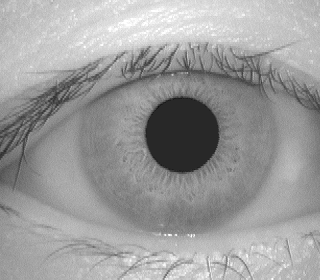
#> input picture CASIA Iris Image Database (version 1.0)/001/1/001_1_1.bmp, 320 x 280 px
$ python -i IrisLocalization.py   (imports and definitions only)
#> lines starting #> are read from the running program, lines starting #| are printed output that depends on the picture; after the words box and inside, x2 and y2 are one past the last pixel; in counts of white or black regions, pixels touching at a corner belong together
import numpy as np
import os
import cv2
import matplotlib.pyplot as plt
from scipy.ndimage.filters import gaussian_laplace

'''
Detecting pupil and outer boundary of iris.
You can choose other iris localization methods if they work better.
'''

def IrisLocalization(image):
    img_gray = cv2.cvtColor(image, cv2.COLOR_BGR2GRAY)

    # projection profiles to find the center coordinates of a pupil (STEP1)
    x_p, y_p, _ = projectionProfile(img_gray, 160, 140, 320, 280)

    # update the center coordinate of the pupil (STEP2)
    ## create binary image around the pupil
    x_p2, y_p2, img_bi2 = projectionProfile(img_gray, x_p, y_p, 120, 120)

    # update again for accuracy (STEP3)
    x_p3, y_p3, img_bi3 = projectionProfile(img_gray, x_p2, y_p2, 120, 120)

    # calculate radius of inner boundary (pupil)
    minx = x_p3 - x_p2 + 60
    miny = y_p3 - y_p2 + 60

    mask = np.where(img_bi3>0, 1, 0)

    # let radius be the average of predicted radius along vertical and horizontal directions
    radius_x = (120 - sum(mask[minx])) / 2
    radius_y = (120 - sum(mask[miny])) / 2
    radius = int((radius_x + radius_y) / 2)


    # detect inner boundary (pupil) using Hough Transform

    # narrow down the image not to detect wrong circles
    img_120 = img_gray[y_p3-60:y_p3+60, x_p3-60:x_p3+60]
    _,img_bi = cv2.threshold(img_120, 127, 255, cv2.THRESH_BINARY)

    # use edge image so that detect iris correctly
    img_edge = gaussian_laplace(img_bi, sigma=3)

    # apply Hough Transform
    mind = 10000
    for i in range(1,5):
        circles_in = cv2.HoughCircles(img_edge,cv2.HOUGH_GRADIENT,1,100,
                                param1=50,param2=10,minRadius=radius-i,maxRadius=radius+i)
        if type(circles_in) != type(None):
            d = np.sqrt((circles_in[0,0,0] - x_p3)**2 + (circles_in[0,0,1] - y_p3)**2 + (circles_in[0,0,2] - radius)**2)
            if mind > d: # find nearest circle if it has several candidates
                mind = d
                innercircle = circles_in

    innercircle = np.uint8(innercircle[0,0]) # image data needs to be integer

    # detect outer boundary using Hough transform

    # narrow down the image not to detect wrong circles
    img_260 = img_gray[y_p3-130:y_p3+130, x_p3-130:x_p3+130]
    _,img_bi2 = cv2.threshold(img_260, 127, 255, cv2.THRESH_BINARY)

    # use edge image so that detect iris correctly
    img_edge2 = gaussian_laplace(img_bi2, sigma=3)

    # apply Hough Transform
    mind = 10000
    for i in range(1,5):
        circles_out = cv2.HoughCircles(img_edge,cv2.HOUGH_GRADIENT,1,100,
                                param1=50,param2=10,minRadius=70,maxRadius=120)
        if type(circles_out) != type(None):
            d = np.sqrt((circles_in[0,0,0] - x_p3)**2 + (circles_in[0,0,1] - y_p3)**2)
            if mind > d: # find nearest circle if it has several candidates
                mind = d
                outercircle = circles_out

    outercircle = np.uint8(outercircle[0,0]) # image data needs to be integer

    return innercircle, outercircle


# define a function for projection profile because of repeatitive use
def projectionProfile(image, xp, yp, width, height):
    '''
    image: target image
    xp, yp: center point used when trimming the target image
    width, height: width and height in which we want to trimming the target image
    '''
    w = int(width/2)
    h = int(height/2)
    # trim the target image
    img = image[yp-h:yp+h, xp-w:xp+w]

    # create the binary image
    _,img_binary = cv2.threshold(img, 70, 255, cv2.THRESH_BINARY)

    # implement projection profile
    vertical = img_binary.sum(axis=0)
    horizontal = img_binary.sum(axis=1)

    # find a coordinate whose procection profiles are minima
    x_p = np.argmin(vertical) + xp - w
    y_p = np.argmin(horizontal) + yp - h

    return x_p, y_p, img_binary

>>> import cv2
>>> picture = cv2.imread('../CASIA Iris Image Database (version 1.0)/001/1/001_1_1.bmp')
#> picture is the input picture: shape (280, 320, 3); min 18, max 255, mean 155.9
>>> result = IrisLocalization(picture)
#> in projectionProfile, `_,img_binary = cv2.threshold(img, 70, 255, cv2.THRESH_BINARY)`:
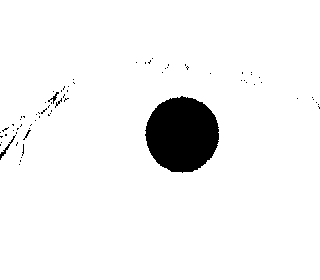
#> img_binary: shape (280, 320); 94.8% white; 72 black regions (68 under 20 px), largest, box (x1, y1, x2, y2) and area: (145, 96, 219, 173) 4362, (0, 135, 16, 160) 60, (48, 92, 59, 104) 36, (23, 130, 31, 140) 20
#> in projectionProfile, `vertical = img_binary.sum(axis=0)`: vertical = 320 values, max 71400 at index 32, min 51510 at index 187, mean 67691.3
#> in projectionProfile, `horizontal = img_binary.sum(axis=1)`: horizontal = 280 values, max 81600 at index 0, min 61200 at index 130, mean 77361.5
#> in projectionProfile, `x_p = np.argmin(vertical) + xp - w`: x_p = 187
#> in projectionProfile, `y_p = np.argmin(horizontal) + yp - h`: y_p = 130
#> in IrisLocalization, `x_p, y_p, _ = projectionProfile(img_gray, 160, 140, 320, 280)`: x_p = 187; y_p = 130
#> call 2 of projectionProfile, with xp = 187, yp = 130, width = 120, height = 120
#> in projectionProfile (call 2), `_,img_binary = cv2.threshold(img, 70, 255, cv2.THRESH_BINARY)`:
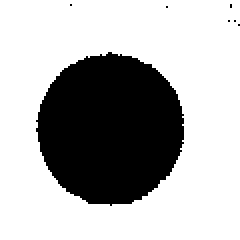
#> img_binary: shape (120, 120) (shown 2 times larger); 69.7% white; 7 black regions (6 under 20 px), largest, box (x1, y1, x2, y2) and area: (18, 26, 92, 103) 4362
#> in projectionProfile (call 2), `vertical = img_binary.sum(axis=0)`: vertical = 120 values, max 30600 at index 0, min 10965 at index 55, mean 21315.9
#> in projectionProfile (call 2), `horizontal = img_binary.sum(axis=1)`: horizontal = 120 values, max 30600 at index 0, min 11730 at index 60, mean 21315.9
#> in projectionProfile (call 2), `x_p = np.argmin(vertical) + xp - w`: x_p = 182
#> in IrisLocalization, `x_p2, y_p2, img_bi2 = projectionProfile(img_gray, x_p, y_p, 120, 120)`: y_p2 = 130
#> call 3 of projectionProfile, with xp = 182, yp = 130, width = 120, height = 120
#> in projectionProfile (call 3), `img = image[yp-h:yp+h, xp-w:xp+w]`:
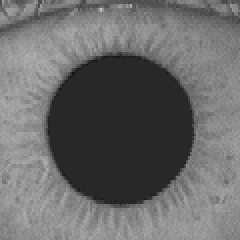
#> img: shape (120, 120) (shown 2 times larger); min 18, max 197, mean 106
#> in projectionProfile (call 3), `_,img_binary = cv2.threshold(img, 70, 255, cv2.THRESH_BINARY)`:
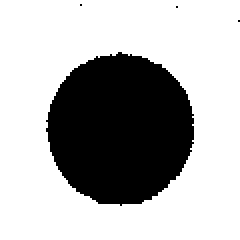
#> img_binary: shape (120, 120) (shown 2 times larger); 69.7% white; 4 black regions (3 under 20 px), largest, box (x1, y1, x2, y2) and area: (23, 26, 97, 103) 4362
#> in projectionProfile (call 3), `vertical = img_binary.sum(axis=0)`: vertical = 120 values, max 30600 at index 0, min 10965 at index 60, mean 21324.4
#> in projectionProfile (call 3), `horizontal = img_binary.sum(axis=1)`: horizontal = 120 values, max 30600 at index 0, min 11730 at index 60, mean 21324.4
#> in IrisLocalization, `x_p3, y_p3, img_bi3 = projectionProfile(img_gray, x_p2, y_p2, 120, 120)`: x_p3 = 182; y_p3 = 130
#> in IrisLocalization, `minx = x_p3 - x_p2 + 60`: minx = 60
#> in IrisLocalization, `radius_x = (120 - sum(mask[minx])) / 2`: radius_x = 37
#> in IrisLocalization, `_,img_bi = cv2.threshold(img_120, 127, 255, cv2.THRESH_BINARY)`: img_bi: shape (120, 120); 49.5% white; 40 white regions (38 under 20 px), largest, box (x1, y1, x2, y2) and area: (0, 5, 120, 120) 6908, (3, 0, 19, 10) 66
#> in IrisLocalization, `img_edge = gaussian_laplace(img_bi, sigma=3)`:
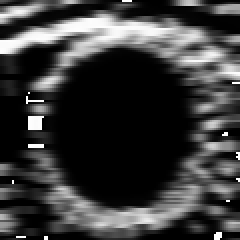
#> img_edge: shape (120, 120) (shown 2 times larger); min 0, max 255, mean 58.9
#> the loop in IrisLocalization, `for i in range(1,5):` made 4 passes
#> (d, mind, innercircle) on passes 1, 3, 4: (140.5, 140.5, [[60.5, 59.5, 36.35]]), (138.1, 138.1, [[61.5, 62.5, 39.4]]), (136.3, 136.3, [[62.5, 64.5, 40.4]])
#> (circles_in, d) on pass 2: ([[60.5, 59.5, 38.4]], 140.5)
#> after the loop in IrisLocalization, `for i in range(1,5):`: mind = 136.3
#> in IrisLocalization, `innercircle = np.uint8(innercircle[0,0])`: innercircle = [62, 64, 40]
#> in IrisLocalization, `img_260 = img_gray[y_p3-130:y_p3+130, x_p3-130:x_p3+130]`:
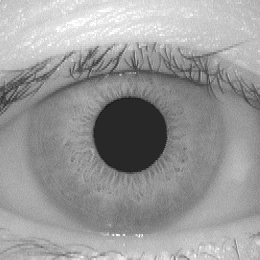
#> img_260: shape (260, 260); min 18, max 255, mean 153.6
#> in IrisLocalization, `_,img_bi2 = cv2.threshold(img_260, 127, 255, cv2.THRESH_BINARY)`: img_bi2: shape (260, 260); 80.6% white; 388 black regions (380 under 20 px), largest, box (x1, y1, x2, y2) and area: (91, 86, 180, 183) 5598, (25, 46, 260, 132) 4330, (109, 190, 197, 232) 1066
#> in IrisLocalization, `img_edge2 = gaussian_laplace(img_bi2, sigma=3)`:
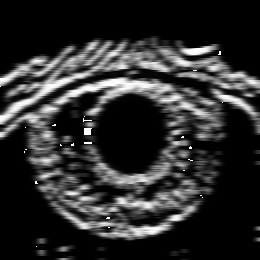
#> img_edge2: shape (260, 260); min 0, max 255, mean 45.5
#> the loop in IrisLocalization, `for i in range(1,5):` made 4 passes
#> (mind, outercircle) on pass 1: (136.3, [[76.5, 91.5, 71.3], [15.5, 9.5, 107.3]])
#> after the loop in IrisLocalization, `for i in range(1,5):`: mind = 136.3
#> in IrisLocalization, `outercircle = np.uint8(outercircle[0,0])`: outercircle = [76, 91, 71]
#> result = ([62, 64, 40], [76, 91, 71])

$ run again, on CASIA Iris Image Database (version 1.0)/001/1/001_1_2.bmp
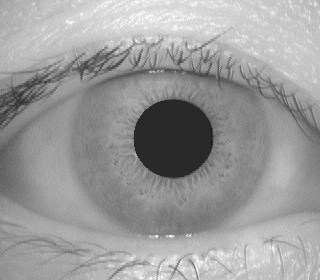
#> input picture CASIA Iris Image Database (version 1.0)/001/1/001_1_2.bmp, 320 x 280 px
#> picture is the input picture: shape (280, 320, 3); min 18, max 255, mean 155
#> in projectionProfile, `_,img_binary = cv2.threshold(img, 70, 255, cv2.THRESH_BINARY)`:
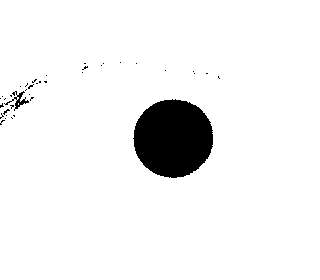
#> img_binary: shape (280, 320); 94.2% white; 38 black regions (36 under 20 px), largest, box (x1, y1, x2, y2) and area: (133, 99, 213, 178) 4908, (4, 91, 29, 111) 134
#> vertical = 320 values, max 71400 at index 38, min 51255 at index 172, mean 67273.8
#> horizontal = 280 values, max 81600 at index 0, min 61200 at index 138, mean 76884.3
#> in projectionProfile, `x_p = np.argmin(vertical) + xp - w`: x_p = 172
#> in projectionProfile, `y_p = np.argmin(horizontal) + yp - h`: y_p = 138
#> in IrisLocalization, `x_p, y_p, _ = projectionProfile(img_gray, 160, 140, 320, 280)`: x_p = 172; y_p = 138
#> img_binary: shape (120, 120); 65.9% white; 2 black regions (1 under 20 px), largest, box (x1, y1, x2, y2) and area: (21, 21, 101, 100) 4908
#> x_p2 = 172; y_p2 = 138
#> x_p3 = 172; y_p3 = 138
#> minx = 60
#> radius_x = 40
#> img_bi: shape (120, 120); 54% white; 102 black regions (98 under 20 px), largest, box (x1, y1, x2, y2) and area: (17, 14, 112, 110) 5951, (75, 0, 120, 15) 331, (0, 0, 17, 7) 73, (0, 106, 8, 117) 26
#> the loop in IrisLocalization, `for i in range(1,5):` made 4 passes
#> (mind, innercircle) on pass 1: (133.9, [[63.5, 59.5, 40.4]])
#> after the loop in IrisLocalization, `for i in range(1,5):`: mind = 133.9
#> in IrisLocalization, `innercircle = np.uint8(innercircle[0,0])`: innercircle = [63, 59, 40]
#> img_bi2: shape (260, 260); 82% white; 405 black regions (392 under 20 px), largest, box (x1, y1, x2, y2) and area: (87, 84, 182, 180) 5951, (41, 41, 260, 122) 2720, (110, 194, 189, 227) 1024
#> in IrisLocalization, `img_edge2 = gaussian_laplace(img_bi2, sigma=3)`:
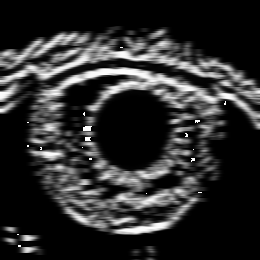
#> img_edge2: shape (260, 260); min 0, max 255, mean 45.4
#> the loop in IrisLocalization, `for i in range(1,5):` made 4 passes
#> (mind, outercircle) on pass 1: (133.9, [[73.5, 88.5, 70.5], [2.5, 1.5, 116.1]])
#> after the loop in IrisLocalization, `for i in range(1,5):`: mind = 133.9
#> in IrisLocalization, `outercircle = np.uint8(outercircle[0,0])`: outercircle = [73, 88, 70]
#> result = ([63, 59, 40], [73, 88, 70])
